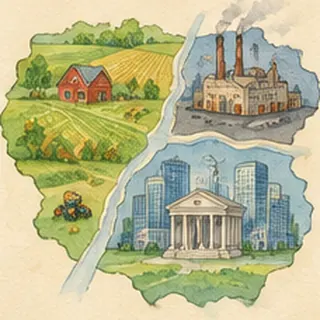
#> input picture vocab/img/en/t01-17.webp, 320 x 320 px
$ python crop_panels.py en/t01-17.webp en/t01-22.webp
#> lines starting #> are read from the running program, lines starting #| are printed output that depends on the picture
#!/usr/bin/env python3
"""Нарезка вертикальной стопки широких панелей (стиль бота): python3 crop_panels.py grid out_dir id1 id2 ...
Ищет белые полосы между панелями, каждую панель обрезает по центру до 1.538:1 (как картинки бота) и сохраняет WebP q90, ширина ≤1024."""
import sys
from pathlib import Path
from PIL import Image
import numpy as np, os
TH = int(os.environ.get("TH", 246))
src, out, ids = sys.argv[1], Path(sys.argv[2]), sys.argv[3:]
out.mkdir(parents=True, exist_ok=True)
im = Image.open(src).convert('RGB'); a = np.asarray(im.convert('L')).astype(float)
#> further down, im is the input picture: PIL image 320x320 RGB; mean R, G, B 184.9, 183.3, 142.7
#> after `a = np.asarray(im.convert('L')).astype(float)`:
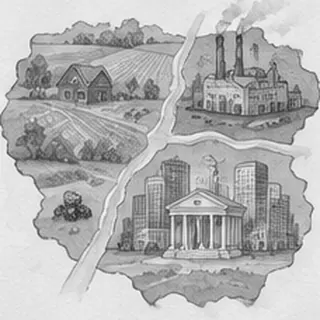
#> a: shape (320, 320) float64; min 36, max 252, mean 179.1
row = np.percentile(a, 10, axis=1) > TH; col = np.percentile(a, 10, axis=0) > TH
def runs(m):
    r = []; i = 0
    while i < len(m):
        if not m[i]: j = i;
        if not m[i]:
            while j < len(m) and not m[j]: j += 1
            r.append((i, j)); i = j
        else: i += 1
#> this loop made 1 pass
#> i on pass 1: 320
#> after the loop, i = 320; r = [(0, 320)]
    return r
ys = [r for r in runs(row) if r[1] - r[0] > 40]; xs = [r for r in runs(col) if r[1] - r[0] > 40]
#> after `ys = [r for r in runs(row) if r[1] - r[0] > 40]`: ys = [(0, 320)]
#> the loop in runs (call 2), `while i < len(m):` made 1 pass
#> after `xs = [r for r in runs(col) if r[1] - r[0] > 40]`: xs = [(0, 320)]
x0, x1 = xs[0][0], xs[-1][1]
#> x0 = 0; x1 = 320
#> (the run stopped early here; a loop or call above may not have finished)

$ run again, on vocab/img/en/t01-25.webp
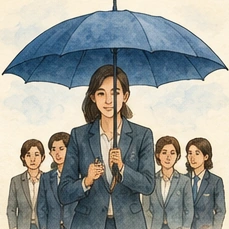
#> input picture vocab/img/en/t01-25.webp, 229 x 229 px
#> im is the input picture: PIL image 229x229 RGB; mean R, G, B 153.1, 156.2, 151.4
#> `a = np.asarray(im.convert('L')).astype(float)`:
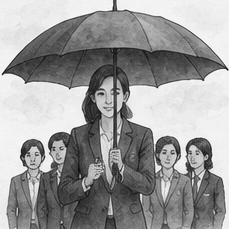
#> a: shape (229, 229) float64; min 8, max 253, mean 154.7
#> the loop in runs, `while i < len(m):` made 1 pass
#> i on pass 1: 229
#> after the loop in runs, `while i < len(m):`: i = 229; r = [(0, 229)]
#> the loop in runs (call 2), `while i < len(m):` made 1 pass
#> x0 = 0; x1 = 229

$ run again, on vocab/img/en/t02-15.webp
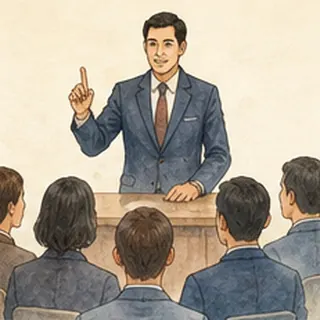
#> input picture vocab/img/en/t02-15.webp, 320 x 320 px
#> im is the input picture: PIL image 320x320 RGB; mean R, G, B 172.9, 163.7, 149.1
#> `a = np.asarray(im.convert('L')).astype(float)`:
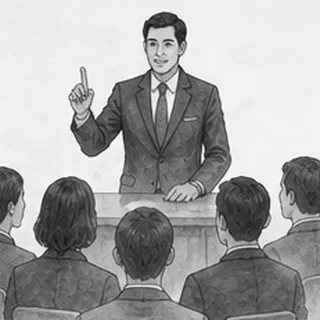
#> a: shape (320, 320) float64; min 12, max 255, mean 164.8
#> the loop in runs, `while i < len(m):` made 1 pass
#> i on pass 1: 320
#> after the loop in runs, `while i < len(m):`: i = 320; r = [(0, 320)]
#> the loop in runs (call 2), `while i < len(m):` made 1 pass
#> x0 = 0; x1 = 320

$ run again, on vocab/img/en/t02-18.webp
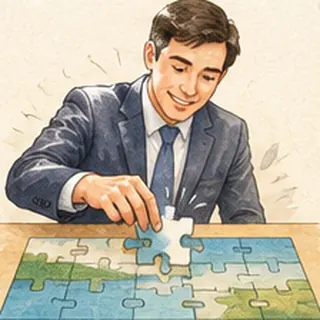
#> input picture vocab/img/en/t02-18.webp, 320 x 320 px
#> im is the input picture: PIL image 320x320 RGB; mean R, G, B 186.7, 179.4, 161.5
#> `a = np.asarray(im.convert('L')).astype(float)`:
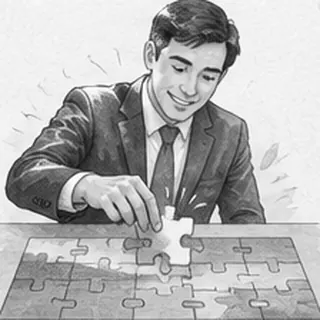
#> a: shape (320, 320) float64; min 8, max 255, mean 179.5
#> the loop in runs, `while i < len(m):` made 1 pass
#> i on pass 1: 320
#> after the loop in runs, `while i < len(m):`: i = 320; r = [(0, 320)]
#> the loop in runs (call 2), `while i < len(m):` made 1 pass
#> x0 = 0; x1 = 320
